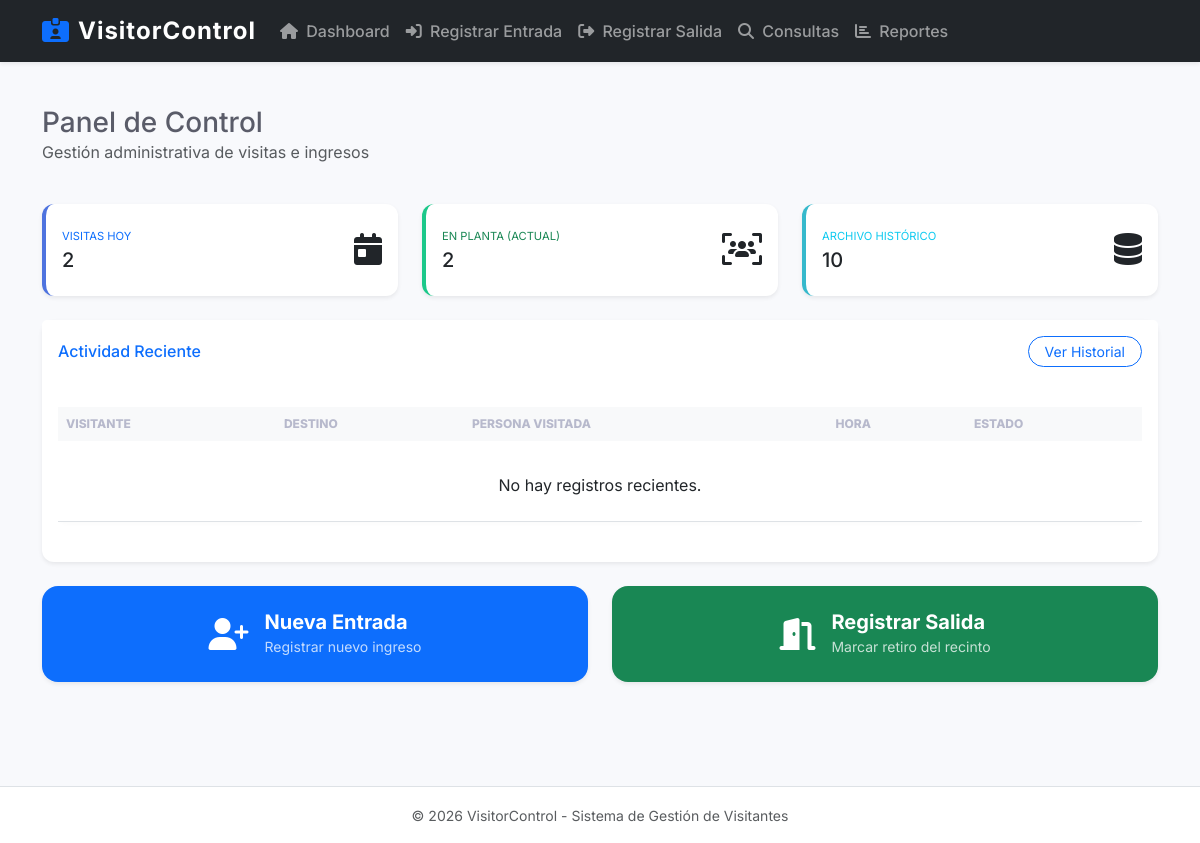
/dashboard.php, run on an earlier commit of the app's database.
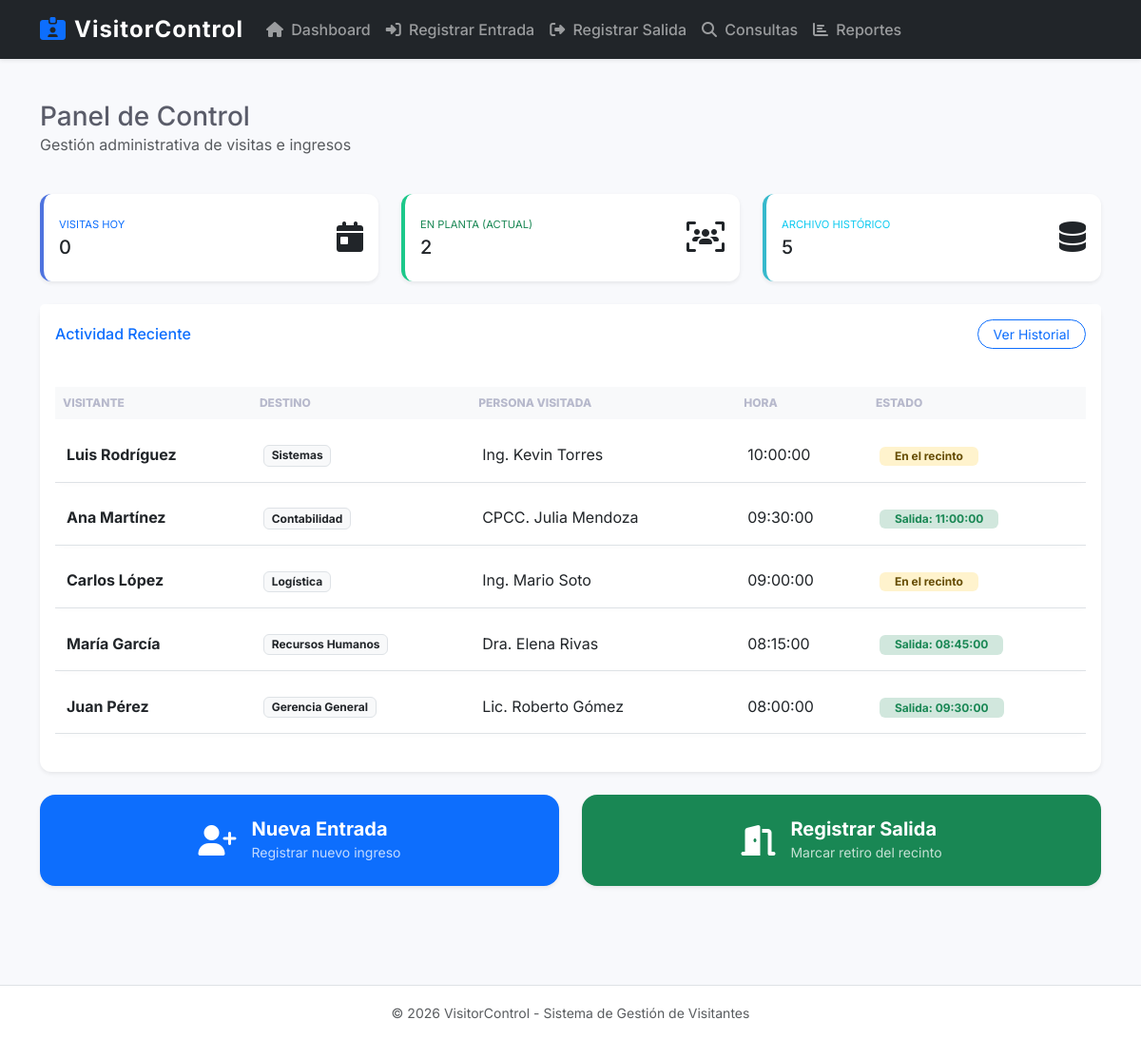
And on a later commit of the database.
### tables this page shows
CREATE TABLE IF NOT EXISTS visita (
    id_visita INT AUTO_INCREMENT PRIMARY KEY,
    id_persona INT NOT NULL,
    id_despacho INT NOT NULL,
    id_funcionario INT NOT NULL,
    fecha DATE NOT NULL,
    hora_entrada TIME NOT NULL,
    hora_salida TIME DEFAULT NULL,
    tiempo_permanencia VARCHAR(50) DEFAULT NULL,
    FOREIGN KEY (id_persona) REFERENCES persona(id_persona),
    FOREIGN KEY (id_despacho) REFERENCES despacho(id_despacho),
    FOREIGN KEY (id_funcionario) REFERENCES funcionario(id_funcionario)
);

CREATE TABLE IF NOT EXISTS persona (
    id_persona INT AUTO_INCREMENT PRIMARY KEY,
    nombre VARCHAR(100) NOT NULL,
    dni VARCHAR(20) NOT NULL UNIQUE
);

CREATE TABLE IF NOT EXISTS despacho (
    id_despacho INT AUTO_INCREMENT PRIMARY KEY,
    nombre VARCHAR(100) NOT NULL
);

CREATE TABLE IF NOT EXISTS funcionario (
    id_funcionario INT AUTO_INCREMENT PRIMARY KEY,
    id_despacho INT NOT NULL,
    nombre VARCHAR(100) NOT NULL,
    cargo VARCHAR(100),
    FOREIGN KEY (id_despacho) REFERENCES despacho(id_despacho)
);

### dashboard.php (the view, shortened to what the changed rows need)
<?php
require_once "config/conexion.php";
include_once "includes/header.php";
$fecha_hoy = date('Y-m-d');
$sql_hoy = "SELECT COUNT(*) as total FROM visita WHERE fecha = '$fecha_hoy'";
$res_hoy = mysqli_query($conexion, $sql_hoy);
$total_hoy = mysqli_fetch_assoc($res_hoy)['total'];
$sql_total = "SELECT COUNT(*) as total FROM visita";
$res_total = mysqli_query($conexion, $sql_total);
$total_historico = mysqli_fetch_assoc($res_total)['total'];
$sql_ultimas = "SELECT v.*, p.nombre as visitante, d.nombre as despacho, f.nombre as funcionario
                FROM visita v
                JOIN persona p ON v.id_persona = p.id_persona
                JOIN despacho d ON v.id_despacho = d.id_despacho
                JOIN funcionario f ON v.id_funcionario = f.id_funcionario
                ORDER BY v.id_visita DESC LIMIT 5";
$res_ultimas = mysqli_query($conexion, $sql_ultimas);
?>
<div class="container container-main fade-in">
    <div class="row mb-4">
        <div class="col-12">
            <h1 class="h3 mb-0 text-gray-800">Panel de Control</h1>
        </div>
    </div>
    <div class="row">
        <div class="col-xl-4 col-md-6 mb-4">
            <div class="card border-left-primary h-100 py-2 shadow-sm">
                <div class="card-body">
                    <div class="row no-gutters align-items-center">
                        <div class="col mr-2">
                            <div class="text-xs font-weight-bold text-primary text-uppercase mb-1">Visitas hoy</div>
                            <div class="h5 mb-0 font-weight-bold text-gray-800"><?php echo $total_hoy; ?></div>
                        </div>
                    </div>
                </div>
            </div>
        </div>
        <div class="col-xl-4 col-md-6 mb-4">
            <div class="card border-left-info h-100 py-2 shadow-sm">
                <div class="card-body">
                    <div class="row no-gutters align-items-center">
                        <div class="col mr-2">
                            <div class="text-xs font-weight-bold text-info text-uppercase mb-1">Archivo Histórico</div>
                            <div class="h5 mb-0 font-weight-bold text-gray-800"><?php echo $total_historico; ?></div>
                        </div>
                    </div>
                </div>
            </div>
        </div>
    </div>
    <div class="row">
        <div class="col-12">
            <div class="card shadow-sm mb-4">
                <div class="card-body">
                    <div class="table-responsive">
                        <table class="table table-hover align-middle">
                            <thead class="table-light">
                                <tr>
                                    <th>Visitante</th>
                                    <th>Destino</th>
                                    <th>Persona Visitada</th>
                                    <th>Hora</th>
                                    <th>Estado</th>
                                </tr>
                            </thead>
                            <tbody>
                                <?php if (mysqli_num_rows($res_ultimas) > 0): ?>
                                    <?php while($row = mysqli_fetch_assoc($res_ultimas)): ?>
                                        <tr>
                                            <td class="fw-bold text-dark"><?php echo $row['visitante']; ?></td>
                                            <td><span class="badge bg-light text-dark border"><?php echo $row['despacho']; ?></span></td>
                                            <td><?php echo $row['funcionario']; ?></td>
                                            <td><?php echo $row['hora_entrada']; ?></td>
                                            <td>
                                                <?php if($row['hora_salida']): ?>
                                                    <span class="badge bg-success-subtle text-success px-3">Salida: <?php echo $row['hora_salida']; ?></span>
                                                <?php else: ?>
                                                    <span class="badge bg-warning-subtle text-warning-emphasis px-3">En el recinto</span>
                                                <?php endif; ?>
                                            </td>
                                        </tr>
                                    <?php endwhile; ?>
                                <?php else: ?>
                                    <tr><td colspan="5" class="text-center py-4">No hay registros recientes.</td></tr>
                                <?php endif; ?>
                            </tbody>
                        </table>
                    </div>
                </div>
            </div>
        </div>
    </div>
</div>
<?php include_once "includes/footer.php"; ?>

What changed in the data, as far as the page shows it:
now on this page (row edited): visita: id_persona.nombre "Luis Rodríguez", id_despacho.nombre "Sistemas", id_funcionario.nombre "Ing. Kevin Torres", hora_entrada "10:00:00", shows "En el recinto"
now on this page (row edited): visita: id_persona.nombre "Ana Martínez", id_despacho.nombre "Contabilidad", id_funcionario.nombre "CPCC. Julia Mendoza", hora_entrada "09:30:00", hora_salida "11:00:00"
now on this page (row edited): visita: id_persona.nombre "Carlos López", id_despacho.nombre "Logística", id_funcionario.nombre "Ing. Mario Soto", hora_entrada "09:00:00", shows "En el recinto"
now on this page (row edited): visita: id_persona.nombre "María García", id_despacho.nombre "Recursos Humanos", id_funcionario.nombre "Dra. Elena Rivas", hora_entrada "08:15:00", hora_salida "08:45:00"
now on this page (row edited): visita: id_persona.nombre "Juan Pérez", id_despacho.nombre "Gerencia General", id_funcionario.nombre "Lic. Roberto Gómez", hora_entrada "08:00:00", hora_salida "09:30:00"
Also different on the page:
$total_hoy: "2" → "0"
$total_historico: "10" → "5"
text no longer shown: "No hay registros recientes."
